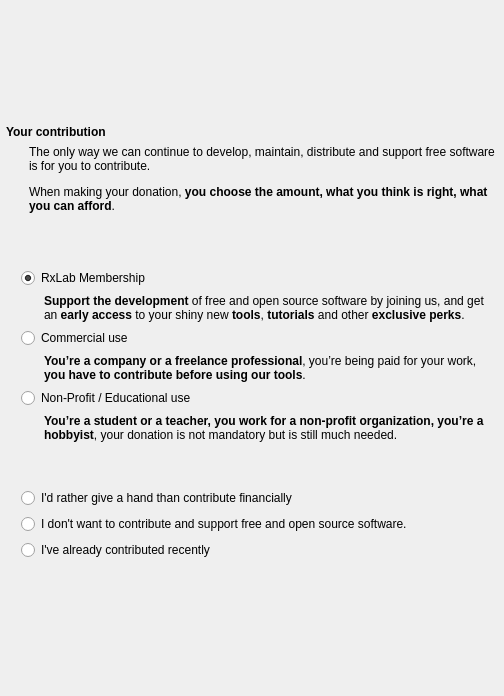
<?xml version="1.0" encoding="UTF-8"?>
<ui version="4.0">
 <class>FinishWidget</class>
 <widget class="QWidget" name="FinishWidget">
  <property name="geometry">
   <rect>
    <x>0</x>
    <y>0</y>
    <width>504</width>
    <height>696</height>
   </rect>
  </property>
  <property name="windowTitle">
   <string>Form</string>
  </property>
  <layout class="QVBoxLayout" name="verticalLayout">
   <property name="leftMargin">
    <number>6</number>
   </property>
   <property name="topMargin">
    <number>0</number>
   </property>
   <property name="rightMargin">
    <number>0</number>
   </property>
   <property name="bottomMargin">
    <number>3</number>
   </property>
   <item>
    <spacer name="verticalSpacer_2">
     <property name="orientation">
      <enum>Qt::Vertical</enum>
     </property>
     <property name="sizeHint" stdset="0">
      <size>
       <width>20</width>
       <height>40</height>
      </size>
     </property>
    </spacer>
   </item>
   <item>
    <widget class="QLabel" name="label">
     <property name="text">
      <string>&lt;strong&gt;Your contribution&lt;/strong&gt;</string>
     </property>
    </widget>
   </item>
   <item>
    <widget class="QLabel" name="label_5">
     <property name="styleSheet">
      <string notr="true">margin-left: 20px;</string>
     </property>
     <property name="text">
      <string>&lt;html&gt;&lt;head/&gt;&lt;body&gt;&lt;p&gt;The only way we can continue to develop, maintain, distribute and support free software is for you to contribute.&lt;/p&gt;&lt;p&gt;When making your donation, &lt;span style=&quot; font-weight:700;&quot;&gt;you choose the amount, what you think is right, what you can afford&lt;/span&gt;.&lt;/p&gt;&lt;/body&gt;&lt;/html&gt;</string>
     </property>
     <property name="wordWrap">
      <bool>true</bool>
     </property>
    </widget>
   </item>
   <item>
    <widget class="QWidget" name="widget" native="true">
     <layout class="QVBoxLayout" name="verticalLayout_2">
      <property name="leftMargin">
       <number>15</number>
      </property>
      <item>
       <spacer name="verticalSpacer_4">
        <property name="orientation">
         <enum>Qt::Vertical</enum>
        </property>
        <property name="sizeHint" stdset="0">
         <size>
          <width>20</width>
          <height>40</height>
         </size>
        </property>
       </spacer>
      </item>
      <item>
       <widget class="QRadioButton" name="membershipButton">
        <property name="text">
         <string>RxLab Membership</string>
        </property>
        <property name="checked">
         <bool>true</bool>
        </property>
       </widget>
      </item>
      <item>
       <widget class="QLabel" name="label_2">
        <property name="styleSheet">
         <string notr="true">margin-left: 20px;</string>
        </property>
        <property name="text">
         <string>&lt;html&gt;&lt;head/&gt;&lt;body&gt;&lt;p&gt;&lt;span style=&quot; font-weight:700;&quot;&gt;Support the development&lt;/span&gt; of free and open source software by joining us, and get an &lt;span style=&quot; font-weight:700;&quot;&gt;early access&lt;/span&gt; to your shiny new &lt;span style=&quot; font-weight:700;&quot;&gt;tools&lt;/span&gt;, &lt;span style=&quot; font-weight:700;&quot;&gt;tutorials&lt;/span&gt; and other &lt;span style=&quot; font-weight:700;&quot;&gt;exclusive perks&lt;/span&gt;.&lt;/p&gt;&lt;/body&gt;&lt;/html&gt;</string>
        </property>
        <property name="wordWrap">
         <bool>true</bool>
        </property>
       </widget>
      </item>
      <item>
       <widget class="QRadioButton" name="commercialButton">
        <property name="text">
         <string>Commercial use</string>
        </property>
       </widget>
      </item>
      <item>
       <widget class="QLabel" name="label_3">
        <property name="styleSheet">
         <string notr="true">margin-left: 20px;</string>
        </property>
        <property name="text">
         <string>&lt;html&gt;&lt;head/&gt;&lt;body&gt;&lt;p&gt;&lt;span style=&quot; font-weight:700;&quot;&gt;You’re a company or a freelance professional&lt;/span&gt;, you’re being paid for your work, &lt;span style=&quot; font-weight:700;&quot;&gt;you have to contribute before using our tools&lt;/span&gt;.&lt;/p&gt;&lt;/body&gt;&lt;/html&gt;</string>
        </property>
        <property name="wordWrap">
         <bool>true</bool>
        </property>
       </widget>
      </item>
      <item>
       <widget class="QRadioButton" name="nonProfitButton">
        <property name="text">
         <string>Non-Profit / Educational use</string>
        </property>
       </widget>
      </item>
      <item>
       <widget class="QLabel" name="label_4">
        <property name="styleSheet">
         <string notr="true">margin-left: 20px;</string>
        </property>
        <property name="text">
         <string>&lt;html&gt;&lt;head/&gt;&lt;body&gt;&lt;p&gt;&lt;span style=&quot; font-weight:700;&quot;&gt;You’re a student or a teacher, you work for a non-profit organization, you’re a hobbyist&lt;/span&gt;, your donation is not mandatory but is still much needed.&lt;/p&gt;&lt;/body&gt;&lt;/html&gt;</string>
        </property>
        <property name="wordWrap">
         <bool>true</bool>
        </property>
       </widget>
      </item>
      <item>
       <spacer name="verticalSpacer_3">
        <property name="orientation">
         <enum>Qt::Vertical</enum>
        </property>
        <property name="sizeHint" stdset="0">
         <size>
          <width>20</width>
          <height>40</height>
         </size>
        </property>
       </spacer>
      </item>
      <item>
       <widget class="QRadioButton" name="giveAHandButton">
        <property name="text">
         <string>I'd rather give a hand than contribute financially</string>
        </property>
       </widget>
      </item>
      <item>
       <widget class="QRadioButton" name="dontWantButton">
        <property name="text">
         <string>I don't want to contribute and support free and open source software.</string>
        </property>
       </widget>
      </item>
      <item>
       <widget class="QRadioButton" name="okButton">
        <property name="text">
         <string>I've already contributed recently</string>
        </property>
       </widget>
      </item>
     </layout>
    </widget>
   </item>
   <item>
    <spacer name="verticalSpacer">
     <property name="orientation">
      <enum>Qt::Vertical</enum>
     </property>
     <property name="sizeHint" stdset="0">
      <size>
       <width>20</width>
       <height>40</height>
      </size>
     </property>
    </spacer>
   </item>
  </layout>
 </widget>
 <resources/>
 <connections/>
</ui>
